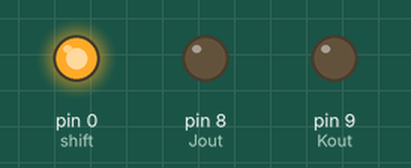
Simulated run of this sketch. Board: Arduino Uno, built with avr-gcc and run on an emulated ATmega328P. Shown: output pins drawn as LEDs (lit = HIGH). Pins used as bus, display or sensor lines are not drawn.

Above: at 0.2 s.
At 8.0 s:
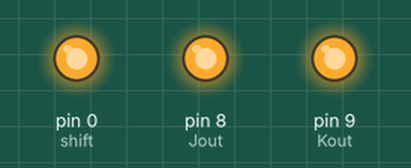
Timing chart, 0 to 9.1 s (numbered marks = the images above):
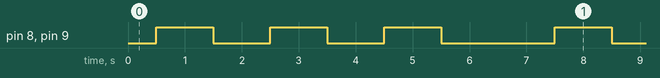

The sketch:

SIPO.ino
```cpp
enum binAlias{ D, C, B, A };

const int Jout = 8;
const int Kout = 9;
const int shift = 0;
const int clk = 1;

/*boolean binaries[10][4] = {{LOW, LOW, LOW, LOW},
                           {LOW, LOW, LOW, HIGH},
                           {LOW, LOW, HIGH, LOW},
                           {LOW, LOW, HIGH, HIGH},
                           {LOW, HIGH, LOW, LOW},
                           {LOW, HIGH, LOW, HIGH},
                           {LOW, HIGH, HIGH, LOW},
                           {LOW, HIGH, HIGH, HIGH},
                           {HIGH, LOW, LOW, LOW},
                           {HIGH, LOW, LOW, HIGH}};*/

void setup() {
  pinMode(Jout, OUTPUT);
  pinMode(Kout, OUTPUT);
  pinMode(shift, OUTPUT);
  pinMode(clk, OUTPUT);
  digitalWrite(shift, HIGH);
}

void loop() {
    digitalWrite(clk, LOW);
    delay(500);
    dataHigh();
    digitalWrite(clk, HIGH);
    delay(500);
    digitalWrite(clk, LOW);
    delay(500);
    dataLow();
    digitalWrite(clk, HIGH);
    delay(500);
    digitalWrite(clk, LOW);
    delay(500);
    dataHigh();
    digitalWrite(clk, HIGH);
    delay(500);
    digitalWrite(clk, LOW);
    delay(500);
    dataLow();
    digitalWrite(clk, HIGH);
    delay(500);
    digitalWrite(clk, LOW);
    delay(500);
    dataHigh();
    digitalWrite(clk, HIGH);
    delay(500);
    digitalWrite(clk, LOW);
    delay(500);
    dataLow();
    digitalWrite(clk, HIGH);
    delay(500);
    digitalWrite(clk, LOW);
    delay(500);
    dataLow();
    digitalWrite(clk, HIGH);
    delay(500);
}

void dataHigh() {
    digitalWrite(Jout, HIGH);
    digitalWrite(Kout, HIGH);
}

void dataLow() {
    digitalWrite(Jout, LOW);
    digitalWrite(Kout, LOW);
}
```

Measured:
- by itself, pin 8 (Jout), pin 9 (Kout): repeats every 7.0 s: 2 × (LOW 1.0 s, HIGH 1.0 s), LOW 2.0 s, HIGH 1.0 s
- by itself, everything shown: repeats every 7.0 s, in 6 steps
